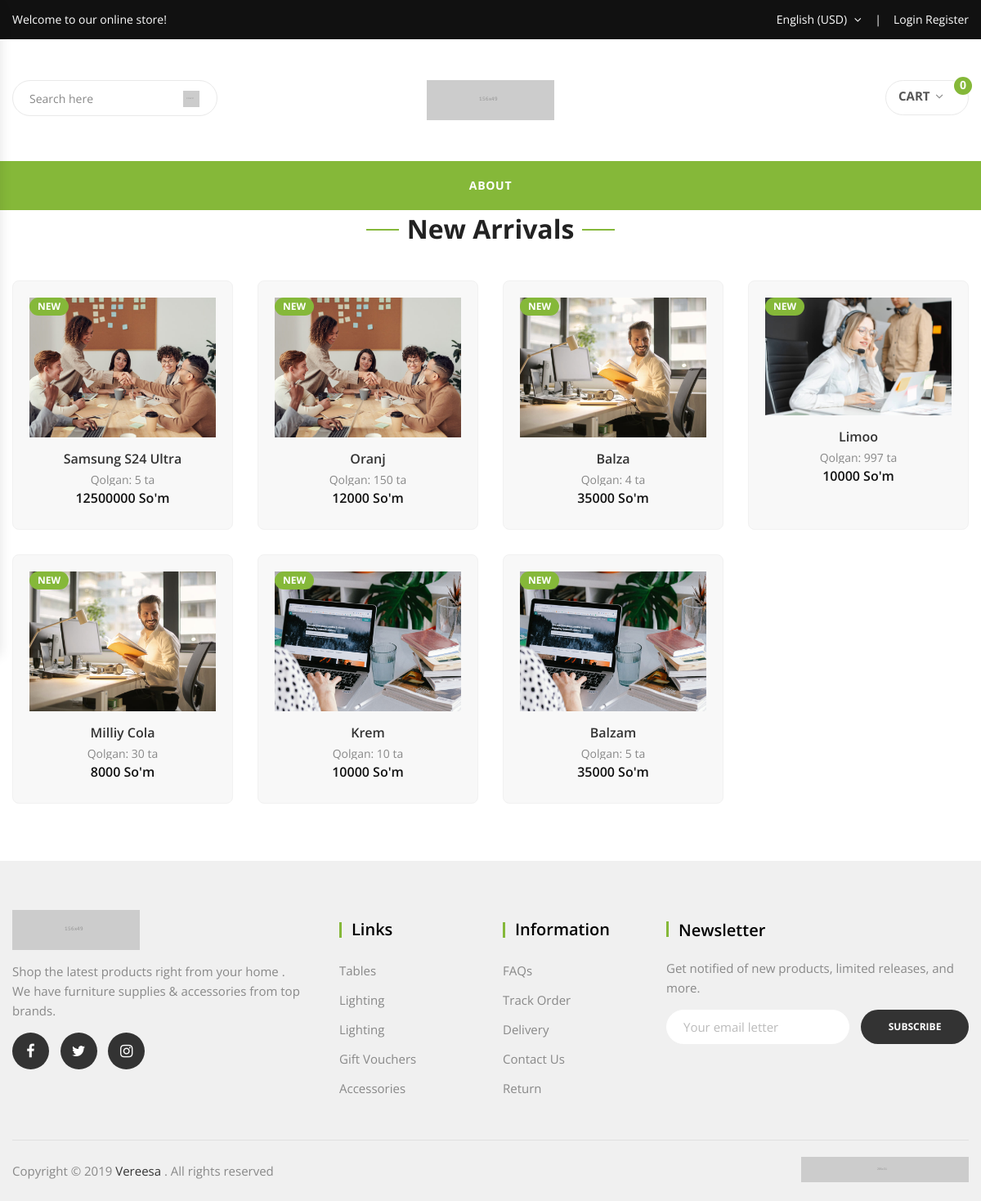
The page /users/index.php on the database its author committed.
### tables this page shows
CREATE TABLE `products` (
  `id` int NOT NULL,
  `user_id` int NOT NULL,
  `category_id` int NOT NULL,
  `name` varchar(255) NOT NULL,
  `price` int NOT NULL,
  `img` varchar(255) NOT NULL,
  `count` int NOT NULL,
  `premium` tinyint(1) NOT NULL DEFAULT '0',
  `start_date` date NOT NULL,
  `end_date` date NOT NULL
);

### users/index.php (the view, shortened to what this page needs)
<?php
$con = new PDO('mysql:host=localhost;dbname=onlinedukon', 'root', 'root');
$sql = "SELECT * FROM products ORDER BY id DESC";
$result = $con->query($sql);
$products = $result->fetchAll(PDO::FETCH_ASSOC);
?>
<!DOCTYPE html>
<html lang="en">
<head>
    <link rel="stylesheet" href="assets/css/bootstrap.min.css">
    <link rel="stylesheet" href="assets/css/font-awesome.min.css">
    <link rel="stylesheet" href="assets/css/owl.carousel.min.css">
    <link rel="stylesheet" href="assets/css/animate.min.css">
    <link rel="stylesheet" href="assets/css/jquery-ui.css">
    <link rel="stylesheet" href="assets/css/slick.css">
    <link rel="stylesheet" href="assets/css/chosen.min.css">
    <link rel="stylesheet" href="assets/css/pe-icon-7-stroke.css">
    <link rel="stylesheet" href="assets/css/magnific-popup.min.css">
    <link rel="stylesheet" href="assets/css/lightbox.min.css">
    <link rel="stylesheet" href="assets/js/fancybox/source/jquery.fancybox.css">
    <link rel="stylesheet" href="assets/css/jquery.scrollbar.min.css">
    <link rel="stylesheet" href="assets/css/mobile-menu.css">
    <link rel="stylesheet" href="assets/css/style.css">
</head>
<body class="home">
    <header class="header style2">
        <div class="top-bar">
            <div class="container">
                <div class="top-bar-left">
                    <div class="header-message">
                        Welcome to our online store!
                    </div>
                </div>
                <div class="top-bar-right">
                    <div class="header-language">
                        <div class="vereesa-language vereesa-dropdown">
                            <a href="#" class="active language-toggle" data-vereesa="vereesa-dropdown">
                                <span>
                                    English (USD)
                                </span>
                            </a>
                        </div>
                    </div>
                    <ul class="header-user-links">
                        <?php
                            if(!isset($_SESSION['id'])){ ?>
                                <li>
                                    <a href="login.php">Login </a>
                                    <a href="register.php"> Register</a>
                                </li>
                                <?php } else{ ?>
                                    <li>
                                        <a href="logout.php">Logout</a>
                                    </li>
                        <?php }
                        ?>
                    </ul>
                </div>
            </div>
        </div>
        <div class="container">
            <div class="main-header">
                <div class="row">
                    <div class="col-lg-4 col-sm-6 col-md-4 col-xs-7 col-ts-12 header-element">
                        <div class="block-search-block">
                            <form class="form-search">
                                <div class="form-content">
                                    <div class="inner">
                                        <input type="text" class="input" name="s" value="" placeholder="Search here">
                                        <button class="btn-search" type="submit">
                                            <span class="icon-search"></span>
                                        </button>
                                    </div>
                                </div>
                            </form>
                        </div>
                    </div>
                    <div class="col-lg-4 col-sm-6 col-md-4 col-xs-5 col-ts-12">
                        <div class="logo">
                            <a href="index.html">
                                <img src="assets/images/logo.png" alt="logo">
                            </a>
                        </div>
                    </div>
                    <div class="col-lg-4 col-sm-12 col-md-4 col-xs-12 col-ts-12">
                        <div class="header-control">
                            <div class="block-minicart vereesa-mini-cart block-header vereesa-dropdown">
                                <a href="cart.php" class="shopcart-icon">
                                    Cart
                                    <span class="count">
                                        <?=count($_SESSION['carts'])?>
                                    </span>
                                </a>
                            </div>
                        </div>
                    </div>
                </div>
            </div>
        </div>
        <div class="header-nav-container">
            <div class="container">
                <div class="header-nav-wapper main-menu-wapper">
                    <div class="header-nav">
                        <div class="container-wapper">
                            <ul class="vereesa-clone-mobile-menu vereesa-nav main-menu " id="menu-main-menu">
                                <li class="menu-item">
                                    <a href="about.html" class="vereesa-menu-item-title" title="About">About</a>
                                </li>
                            </ul>
                        </div>
                    </div>
                </div>
            </div>
        </div>
    </header>
    <div class="">
        <div class="fullwidth-template">
            <div class="vereesa-product produc-featured rows-space-40">
                <div class="container">
                    <h3 class="custommenu-title-blog">
                        New Arrivals
                    </h3>
                    <ul class="row list-products auto-clear equal-container product-grid">
                        <?php
                        foreach ($products as $product) { ?>
                            <li class="product-item  col-lg-3 col-md-4 col-sm-6 col-xs-6 col-ts-12 style-1">
                                <div class="product-inner equal-element">
                                    <div class="product-top">
                                        <div class="flash">
                                            <span class="onnew">
                                                <span class="text">
                                                    new
                                                </span>
                                            </span>
                                        </div>
                                    </div>
                                    <div class="product-thumb">
                                        <div class="thumb-inner">
                                            <a href="#">
                                                <img src="../admin/<?=$product['img']?>" alt="img">
                                            </a>
                                        </div>
                                    </div>
                                    <div class="product-info">
                                        <h5 class="product-name product_title">
                                            <a href="#"><?=$product['name']?></a>
                                        </h5>
                                        <div class="group-info">
                                            <div class="stars-rating">
                                                <div class="count-star">
                                                    Qolgan: <?=$product['count']?> ta
                                                </div>
                                            </div>
                                            <div class="price">
                                                <ins>
                                                    <?=$product['price']?> So'm
                                                </ins>
                                            </div>
                                        </div>
                                    </div>
                                </div>
                            </li>
                        <?php }
                        ?>
                    </ul>
                </div>
            </div>
        </div>
    </div>
    <footer class="footer style7">
        <div class="container">
            <div class="container-wapper">
                <div class="row">
                    <div class="box-footer col-xs-12 col-sm-6 col-md-6 col-lg-4">
                        <div class="widget-box">
                            <div class="single-img">
                                <a href="index.html"><img src="assets/images/logo.png" alt="img"></a>
                            </div>
                            <div class="text-content-elememnt">
                                <p>
                                    Shop the latest products right from
                                    your home .
                                </p>
                                <p>We have furniture supplies & accessories from top brands.</p>
                            </div>
                        </div>
                        <div class="vereesa-socials">
                            <ul class="socials">
                                <li>
                                    <a href="#" class="social-item" target="_blank">
                                        <i class="icon fa fa-facebook"></i>
                                    </a>
                                </li>
                                <li>
                                    <a href="#" class="social-item" target="_blank">
                                        <i class="icon fa fa-twitter"></i>
                                    </a>
                                </li>
                                <li>
                                    <a href="#" class="social-item" target="_blank">
                                        <i class="icon fa fa-instagram"></i>
                                    </a>
                                </li>
                            </ul>
                        </div>
                    </div>
                    <div class="box-footer col-xs-12 col-sm-6 col-md-6 col-lg-2">
                        <div class="vereesa-custommenu default">
                            <h2 class="widgettitle">Links</h2>
                            <ul class="menu">
                                <li class="menu-item">
                                    <a href="#">Tables</a>
                                </li>
                                <li class="menu-item">
                                    <a href="#">Lighting</a>
                                </li>
                                <li class="menu-item">
                                    <a href="#">Lighting</a>
                                </li>
                                <li class="menu-item">
                                    <a href="#">Gift Vouchers</a>
                                </li>
                                <li class="menu-item">
                                    <a href="#">Accessories</a>
                                </li>
                            </ul>
                        </div>
                    </div>
                    <div class="box-footer col-xs-12 col-sm-6 col-md-6 col-lg-2">
                        <div class="vereesa-custommenu default">
                            <h2 class="widgettitle">Information</h2>
                            <ul class="menu">
                                <li class="menu-item">
                                    <a href="#">FAQs</a>
                                </li>
                                <li class="menu-item">
                                    <a href="#">Track Order</a>
                                </li>
                                <li class="menu-item">
                                    <a href="#">Delivery</a>
                                </li>
                                <li class="menu-item">
                                    <a href="#">Contact Us</a>
                                </li>
                                <li class="menu-item">
                                    <a href="#">Return</a>
                                </li>
                            </ul>
                        </div>
                    </div>
                    <div class="box-footer col-xs-12 col-sm-6 col-md-6 col-lg-4">
                        <div class="vereesa-newsletter style1">
                            <div class="newsletter-head">
                                <h3 class="title">Newsletter</h3>
                            </div>
                            <div class="newsletter-form-wrap">
                                <div class="list">
                                    Get notified of new products, limited releases, and more.
                                </div>
                                <input type="email" class="input-text email email-newsletter"
                                    placeholder="Your email letter">
                                <button class="button btn-submit submit-newsletter">SUBSCRIBE</button>
                            </div>
                        </div>
                    </div>
                </div>
                <div class="row">
                    <div class="col-sm-12 border-custom">
                        <span></span>
                    </div>
                </div>
                <div class="footer-end">
                    <div class="row">
                        <div class="col-lg-6 col-md-6 col-sm-12 col-xs-12">
                            <div class="coppyright">
                                Copyright © 2019
                                <a href="#">Vereesa</a>
                                . All rights reserved
                            </div>
                        </div>
                        <div class="col-lg-6 col-md-6 col-sm-12 col-xs-12">
                            <div class="vereesa-payment">
                                <img src="assets/images/payments.png" alt="img">
                            </div>
                        </div>
                    </div>
                </div>
            </div>
        </div>
    </footer>
</body>
</html>

### users/assets/css/mobile-menu.css (style rules this page uses)
.vereesa-menu-panel li { list-style: none; position: relative; }
.vereesa-menu-panel > ul > li { padding: 0 20px; border-bottom: 1px solid #eee; }
.vereesa-menu-panel > ul > li > a { display: block; line-height: 50px; color: #000; text-transform: uppercase; }

### rows shown on the page
products: img (picture), name "Samsung S24 Ultra", count "5", price "12500000"
products: img (picture), name "Oranj", count "150", price "12000"
products: img (picture), name "Balza", count "4", price "35000"
products: img (picture), name "Limoo", count "997", price "10000"
products: img (picture), name "Milliy Cola", count "30", price "8000"
products: img (picture), name "Krem", count "10", price "10000"
products: img (picture), name "Balzam", count "5", price "35000"

### other values the page prints
count($_SESSION['carts']) "0"
